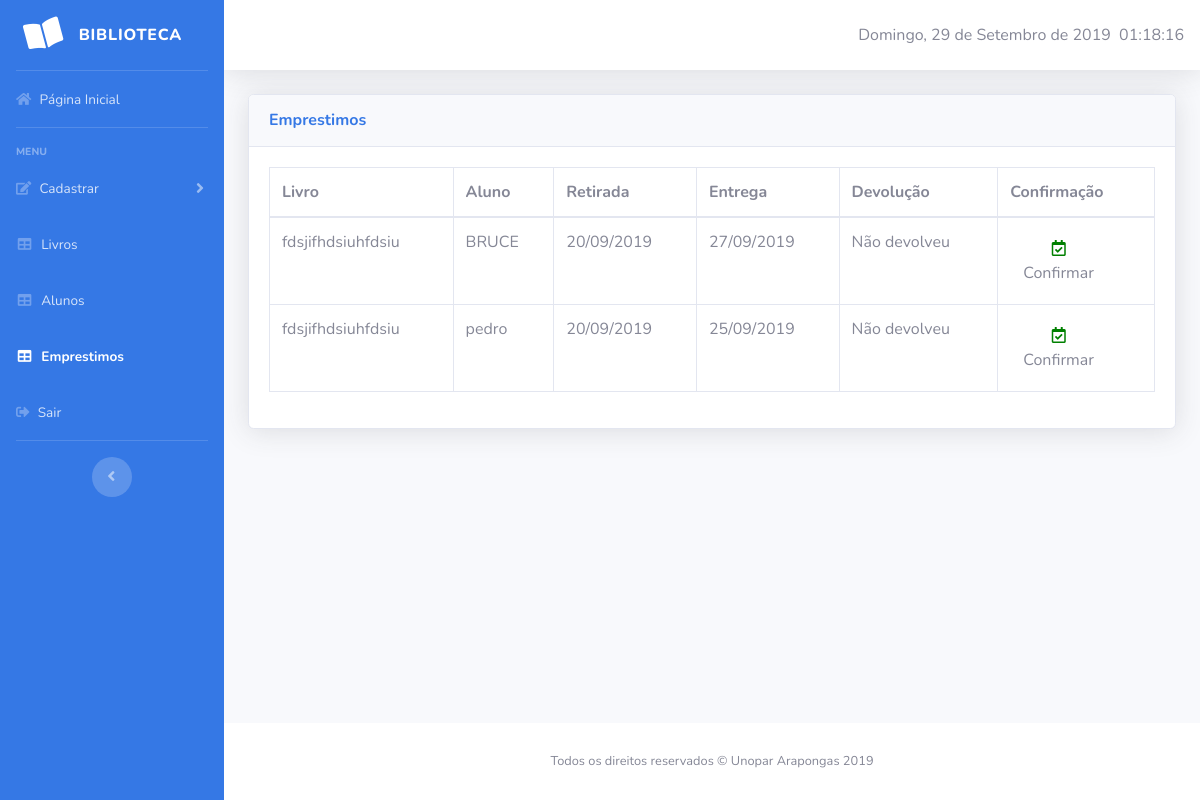
The app's page /view/interface_rel_emprestimo.php, older data.
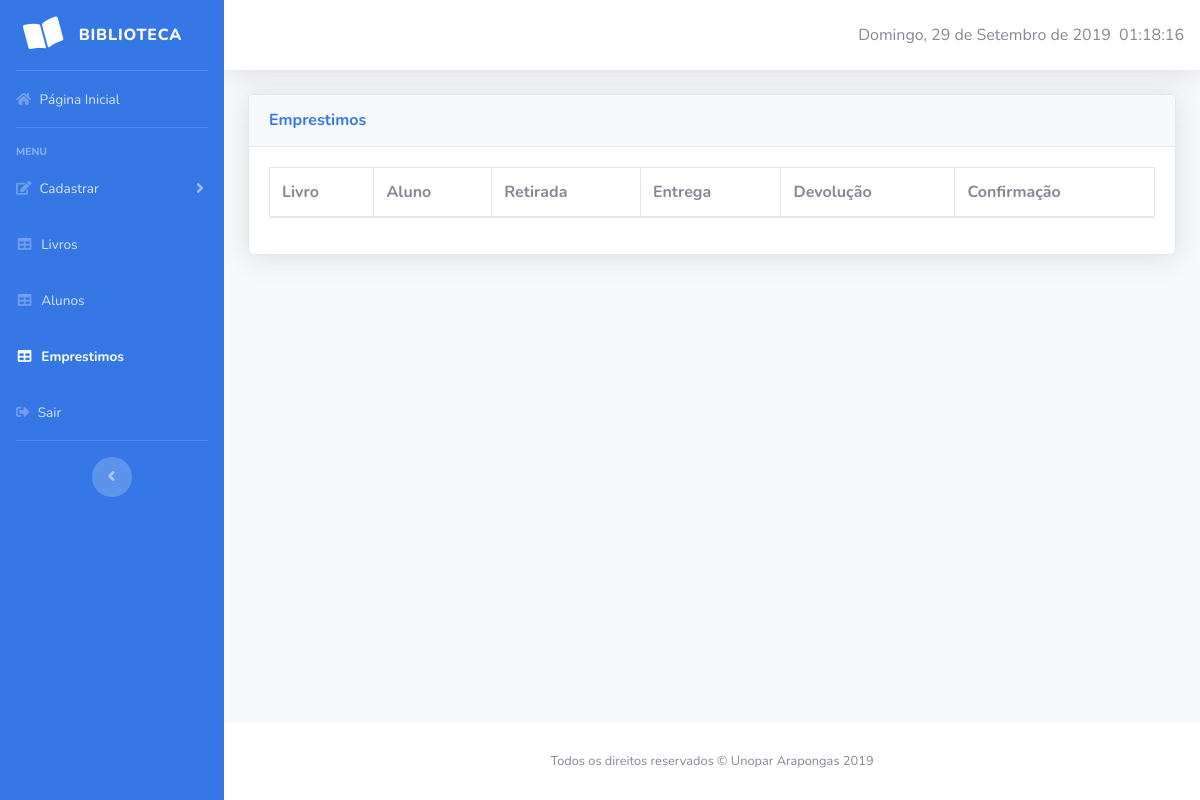
The same page, newer data.
### tables this page shows
CREATE TABLE IF NOT EXISTS `emprestimo` (
  `id_emprestimo` int(5) NOT NULL AUTO_INCREMENT,
  `id_livro` int(5) NOT NULL,
  `id_aluno` int(5) NOT NULL,
  `dt_retirada` date NOT NULL,
  `dt_entrega` date NOT NULL,
  `dt_devolucao` date NOT NULL,
  PRIMARY KEY (`id_emprestimo`),
  KEY `id_aluno` (`id_aluno`),
  KEY `id_livro` (`id_livro`)
);

CREATE TABLE IF NOT EXISTS `livros` (
  `id_livro` int(5) NOT NULL AUTO_INCREMENT,
  `isbn` varchar(20) NOT NULL,
  `titulo_livro` varchar(50) NOT NULL,
  `id_autor` int(5) NOT NULL,
  `id_editora` int(5) NOT NULL,
  `id_genero` int(5) NOT NULL,
  `qtd_disponivel` int(5) NOT NULL,
  PRIMARY KEY (`id_livro`),
  KEY `id_autor` (`id_autor`),
  KEY `id_editora` (`id_editora`),
  KEY `id_genero` (`id_genero`)
);

CREATE TABLE IF NOT EXISTS `alunos` (
  `id_aluno` int(5) NOT NULL AUTO_INCREMENT,
  `nome_aluno` varchar(40) NOT NULL,
  `sala_aluno` varchar(5) NOT NULL,
  `turma_aluno` varchar(5) NOT NULL,
  `ano_letivo` varchar(4) NOT NULL,
  `id_periodo` int(5) NOT NULL,
  PRIMARY KEY (`id_aluno`),
  UNIQUE KEY `nome_aluno` (`nome_aluno`),
  KEY `id_periodo` (`id_periodo`)
);

### view/interface_rel_emprestimo.php (the view, shortened to what this page needs)
<?php include "../control/conexao_banco.php"; ?>
<!DOCTYPE html>
<html lang="en">
<head>
	<link href="../vendor/fontawesome-free/css/all.min.css" rel="stylesheet" type="text/css">
	<link href="../css/sb-admin-2.min.css" rel="stylesheet">
	<link href="../vendor/datatables/dataTables.bootstrap4.min.css" rel="stylesheet">
</head>
<body id="page-top">
	<div id="wrapper">
		<ul class="navbar-nav sidebar sidebar-dark accordion" id="accordionSidebar" style="background-color: #3578E5">
			<a class="sidebar-brand d-flex align-items-center justify-content-center" href="../home.php">
				<div class="sidebar-brand-icon rotate-n-15">
					<i class="fas fa-book-open"></i>
				</div>
				<div class="sidebar-brand-text mx-3">Biblioteca</div>
			</a>
			<hr class="sidebar-divider my-0">
			<li class="nav-item">
				<a class="nav-link" href="../home.php">
					<i class="fas fa-home"></i>
					<span>Página Inicial</span></a>
				</li>
				<hr class="sidebar-divider">
				<div class="sidebar-heading">
					Menu
				</div>
				<li class="nav-item">
					<a class="nav-link collapsed" href="#" data-toggle="collapse" data-target="#collapseTwo"
					aria-expanded="true" aria-controls="collapseTwo">
					<i class="fas fa-edit"></i>
					<span>Cadastrar</span>
				</a>
			</li>
			<li class="nav-item">
				<a class="nav-link" href="interface_rel_livro.php">
					<i class="fas fa-fw fa-table"></i>
					<span>Livros</span></a>
				</li>
				<li class="nav-item">
					<a class="nav-link" href="interface_rel_aluno.php">
						<i class="fas fa-fw fa-table"></i>
						<span>Alunos</span></a>
					</li>
					<li class="nav-item active">
						<a class="nav-link" href="interface_rel_emprestimo.php">
							<i class="fas fa-fw fa-table"></i>
							<span>Emprestimos</span></a>
						</li>
						<li class="nav-item">
							<a class="nav-link" href="../sair.php">
								<i class="fas fa-sign-out-alt"></i>
								<span>Sair</span></a>
							</li>
							<hr class="sidebar-divider d-none d-md-block">
							<div class="text-center d-none d-md-inline">
								<button class="rounded-circle border-0" id="sidebarToggle"></button>
							</div>
						</ul>
						<div id="content-wrapper" class="d-flex flex-column">
							<div id="content">
								<nav class="navbar navbar-expand navbar-light bg-white topbar mb-4 static-top shadow">
                <div id="demo"></div>
            </nav>
            <div class="container-fluid">
            	<div class="card shadow mb-4">
            		<div class="card-header py-3">
            			<h6 class="m-0 font-weight-bold" style="color: #3578E5;">Emprestimos</h6>
            		</div>
            		<div class="card-body">
            			<div class="table-responsive">
            				<table class="table table-bordered" id="dataTable" width="100%" cellspacing="0">
            					<thead>
            						<tr>
            							<th>Livro</th>
            							<th>Aluno</th>
            							<th>Retirada</th>
            							<th>Entrega</th>
            							<th>Devolução</th>
            							<th>Confirmação</th>
            						</tr>
            					</thead>
            					<tbody>
            						<?php
            						$sql=mysqli_query($conexao, "SELECT * FROM emprestimo JOIN livros ON emprestimo.id_livro = livros.id_livro JOIN alunos ON emprestimo.id_aluno = alunos.id_aluno WHERE id_emprestimo <> 0");
            						while($row = mysqli_fetch_array($sql)){ ?>
            							<tr>
            								<td><?php echo $row['titulo_livro'];?></td>
            								<td><?php echo $row['nome_aluno'];?></td>
            								<td><?php echo date('d/m/Y', strtotime($row['dt_retirada'])); ?></td>
            								<td><?php echo date('d/m/Y', strtotime($row['dt_entrega'])); ?></td>
            								<td><?php
            								if ($row['dt_devolucao'] == 0000-00-00){
            									echo "Não devolveu";
            								}else{
            									echo date('d/m/Y', strtotime($row['dt_devolucao']));
            								}
            								?></td>
            								<td><a href="#exampleModal<?php echo $row['id_emprestimo'];?>"data-toggle="modal">
            									<button class="btn" type="button" data-toggle="modal" data-target="#exampleModal"><i class="far fa-calendar-check" style="color: green;"> </i><br> Confirmar</button></a>
            								</td>
            							</tr>
            								</div>
            							</div>
            						</div>
            					</div>
            				<?php } ?>
            			</tbody>
            		</table>
            	</div>
            </div>
        </div>
    </div>
</div>
<footer class="sticky-footer bg-white">
	<div class="container my-auto">
		<div class="copyright text-center my-auto">
			<span>Todos os direitos reservados &copy; Unopar Arapongas 2019</span>
		</div>
	</div>
</footer>
</div>
</div>
</body>
</html>

Row changes from the older to the newer data that the page shows:
removed emprestimo: id_livro.titulo_livro "fdsjifhdsiuhfdsiu", id_aluno.nome_aluno "BRUCE", dt_retirada "20/09/2019", dt_entrega "27/09/2019", shows "Não devolveu"
removed emprestimo: id_livro.titulo_livro "fdsjifhdsiuhfdsiu", id_aluno.nome_aluno "pedro", dt_retirada "20/09/2019", dt_entrega "25/09/2019", shows "Não devolveu"
